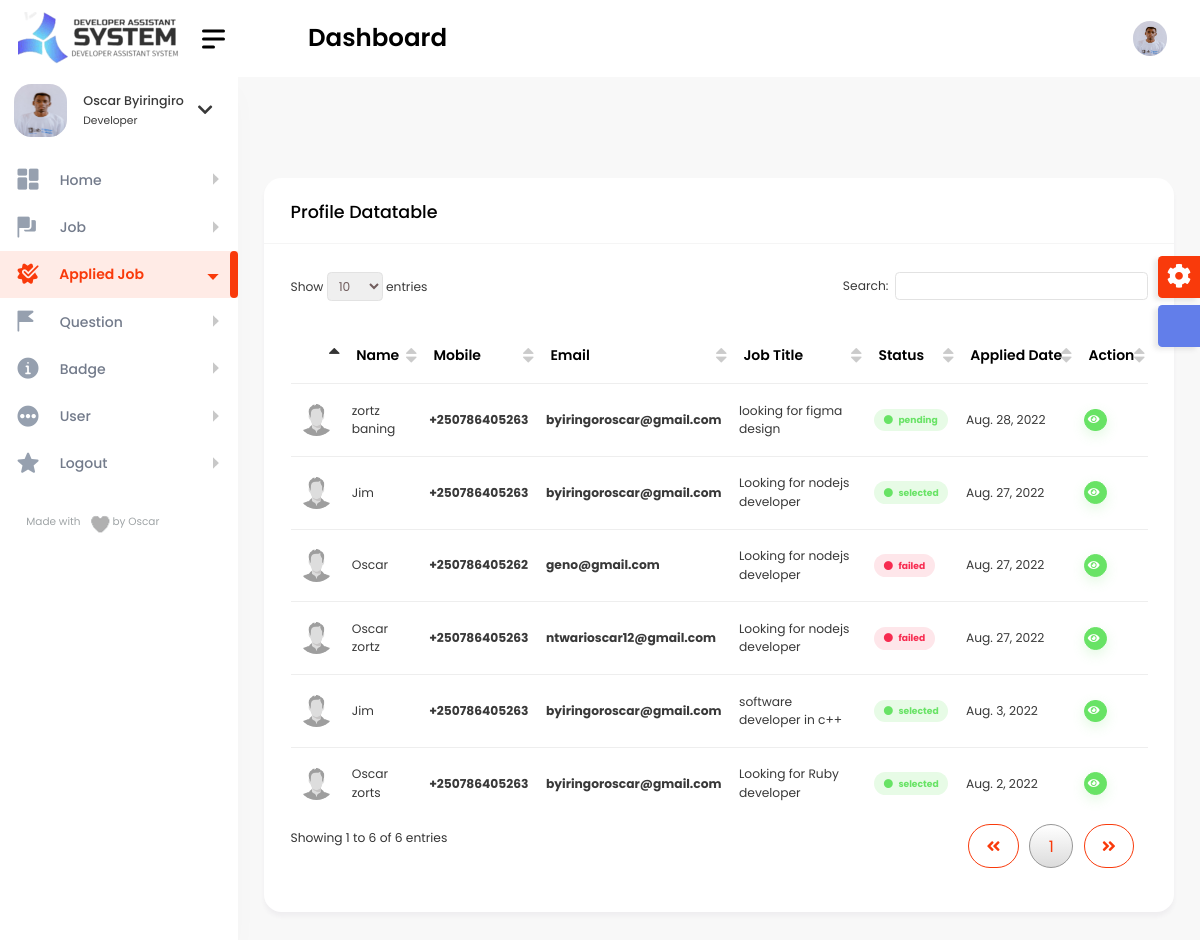
The page /super_admin/applied_job_super/ (signed in) on the database as committed earlier.
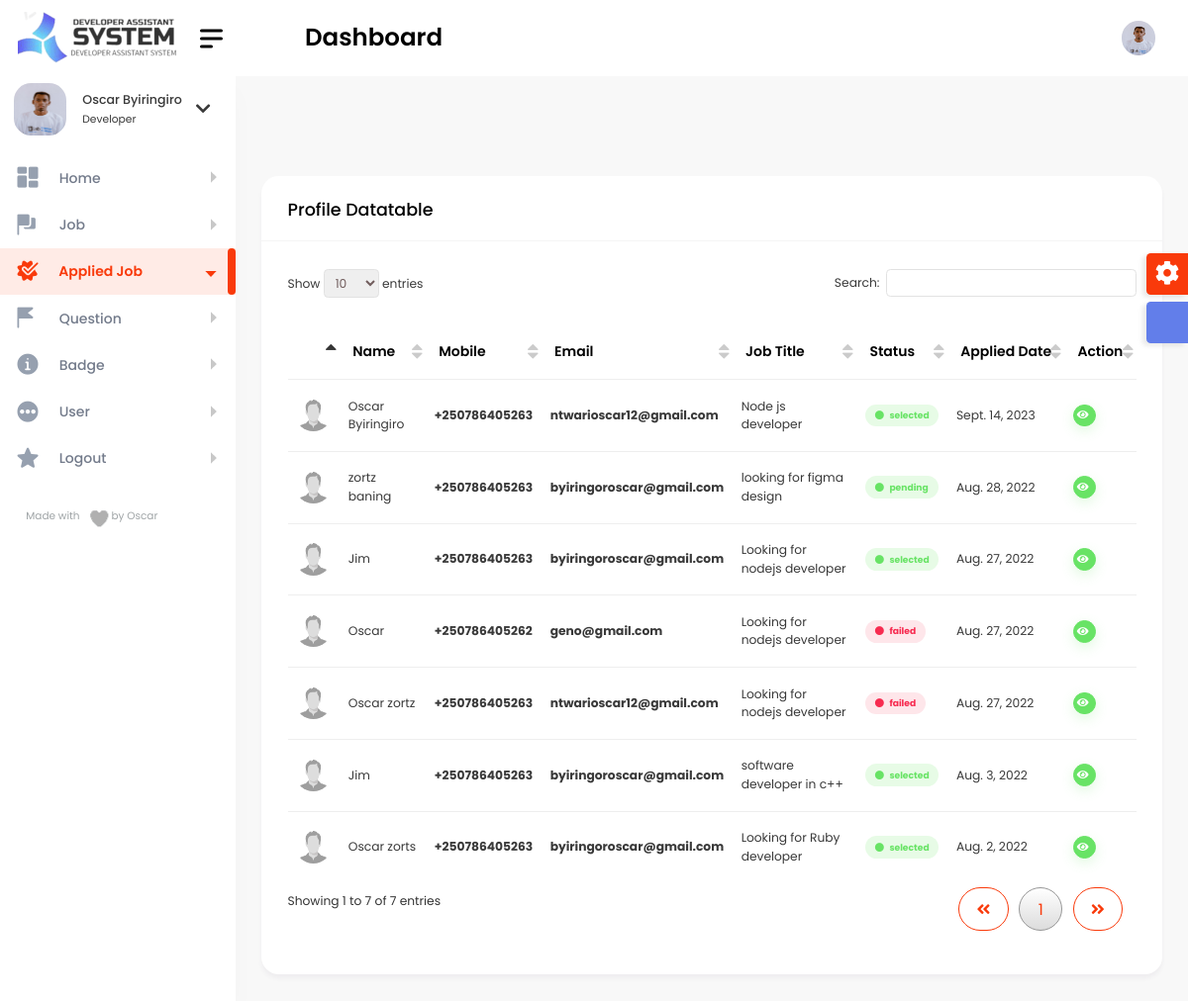
The same page on the database as committed later.
### questions/models.py (models this page shows, shortened)
class Applied_job(models.Model):
    job = models.ForeignKey(Job_work, on_delete=models.CASCADE)
    full_name = models.CharField(max_length=100)
    email = models.EmailField()
    phone_number = PhoneNumberField()
    residence = models.CharField(max_length=100)
    current_company = models.CharField(max_length=100, null=True, blank=True)
    resume = models.FileField()
    linkedin_url = models.URLField()
    biography = models.TextField()
    rejected_apply = models.BooleanField(default=False)
    hired_apply = models.BooleanField(default=False)
    interview = models.BooleanField(default=False)
    applied_date = models.DateField(auto_now_add=True)
    class Meta:
        verbose_name_plural = 'Job Applied'

class Job_work(models.Model):
    job_owner = models.ForeignKey(User, on_delete=models.CASCADE, default=1)
    title_developer = models.CharField(max_length=250)
    title_task = models.CharField(max_length=250)
    amount_range_start = models.PositiveIntegerField()
    amount_range_end = models.PositiveIntegerField()
    tags = models.CharField(max_length=250)
    job_description = models.TextField()
    experience = models.CharField(max_length=250)
    job_type = models.CharField(max_length=250)
    enable_remote = models.BooleanField()
    country_location = models.CharField(max_length=250)
    viewed = models.PositiveIntegerField(default=0)
    job_hired = models.BooleanField(default=False)
    published_date = models.DateField(auto_now_add=True)
    expire_date = models.DateField()
    class Meta:
        verbose_name_plural = 'Job'

### super_admin/decorators.py (the view)
    def wrapper_func(request, *args, **kwargs):
        if not request.user.is_authenticated:
            return redirect('super_login')
        if not request.user.admin:
            return redirect('super_login')
        else:
            return view_func(request, *args, **kwargs)

### super_admin/views.py (called while the page is built)
@is_admin_user
def applied_job_super(request):
    job_apply = Applied_job.objects.all().order_by('-applied_date')
    context = {
        'person_job': job_apply
    }
    return render(request, 'applied_job_super.html', context)

### super_admin/templates/applied_job_super.html (shortened to what this page needs)
{% include 'super_admin/base.html' %}
{% load static %}
{% block content %}
        <div class="content-body">
            <div class="container-fluid">
                <div class="row">
                    <div class="col-12">
                        <div class="card">
                            <div class="card-header">
                                <h4 class="card-title">Profile Datatable</h4>
                            </div>
                            <div class="card-body">
                                <div class="table-responsive">
                                    <table id="example3" class="display" style="min-width: 845px">
                                        <thead>
                                            <tr>
                                                <th></th>
                                                <th>Name</th>
                                                <th>Mobile</th>
                                                <th>Email</th>
                                                <th>Job title</th>
                                                <th>Status</th>
                                                <th>Applied Date</th>
                                                <th>Action</th>
                                            </tr>
                                        </thead>
                                        <tbody>
                                        {% for person in person_job %}
                                            <tr>
                                                <td><img class="rounded-circle" width="35" src="{% static 'profile.png' %}" alt=""></td>
                                                <td>{{ person.full_name }}</td>
                                                <td><a href="javascript:void(0);"><strong>{{ person.phone_number }}</strong></a></td>
                                                <td><a href="javascript:void(0);"><strong>{{ person.email }}</strong></a></td>
                                                <td>{{ person.job.title_developer }}</td>
                                                <td>
                                                    {% if person.hired_apply %}
                                                        <span class="badge light badge-success">
														<i class="fa fa-circle text-success me-1"></i>
														selected
													</span>
                                                        {% elif not person.hired_apply and person.job.job_hired %}
                                                        <span class="badge light badge-danger">
														<i class="fa fa-circle text-danger me-1"></i>
														failed
													</span>
                                                    {% elif not person.rejected_apply or not person.job.job_hired %}
													<span class="badge light badge-success">
														<i class="fa fa-circle text-success me-1"></i>
														pending
													</span>
                                                        {% else %}
                                                        <span class="badge light badge-success">
														<i class="fa fa-circle text-danger me-1"></i>
														failed
													</span>
                                                    {% endif %}
												</td>
                                                <td>{{ person.applied_date }}</td>
                                                <td>
													<div class="d-flex">
                                                        <a href="{% url 'applied_job_profile_super' person.id %}" class="btn btn-success shadow btn-xs sharp me-1"><i class="fa fa-eye me-2"></i></a>
													</div>
												</td>
                                            </tr>
                                        {% endfor %}
                                        </tbody>
                                    </table>
                                </div>
                            </div>
                        </div>
                    </div>
				</div>
            </div>
        </div>
{% endblock %}

Rows that differ between the two databases and show on the page:
added Applied_job: full_name "Oscar Byiringiro", phone_number "+250786405263", email "ntwarioscar12@gmail.com", job.title_developer "Node js developer", hired_apply True (drawn), applied_date "Sept. 14, 2023"
Other text that changed with them:
text written by a page script: "Show entries Search: Showing 1 to 6 of 6 entries 1" → "Show entries Search: Showing 1 to 7 of 7 entries 1"
